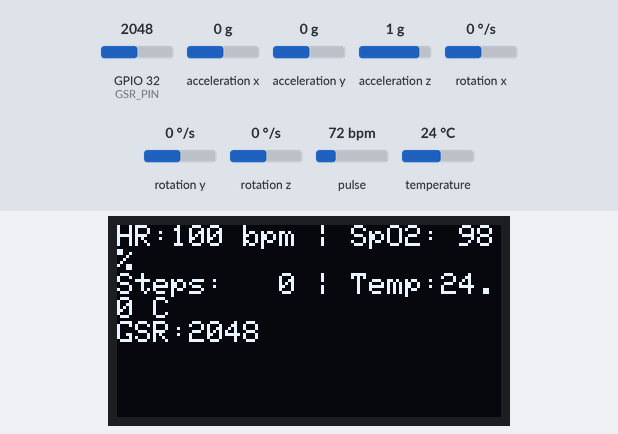
A sketch run on a simulated ESP32. On the bench: 128×64 one-colour display. The test bench sets the inputs (shaded band); at power-on: GPIO 32 (GSR_PIN) = 2048, acceleration x 0 g, acceleration y 0 g, acceleration z 1 g, rotation x 0 °/s, rotation y 0 °/s, rotation z 0 °/s, pulse 72 bpm, temperature 24 °C. Nothing arrives over Bluetooth unless stated; what the sketch prints to the serial monitor is not drawn.

Above: at 12.1 s.

The sketch:

main.ino
```cpp
#include <Wire.h>
#include <Adafruit_SSD1306.h>
#include <MAX30105.h>
#include <Adafruit_MPU6050.h>
#include <Adafruit_Sensor.h>
#include <Adafruit_BMP085.h>
#include "heartRate.h"
#include "BluetoothSerial.h"

#define SCREEN_WIDTH 128
#define SCREEN_HEIGHT 64
#define OLED_RESET -1

Adafruit_SSD1306 display(SCREEN_WIDTH, SCREEN_HEIGHT, &Wire, OLED_RESET);

MAX30105 max30102;
Adafruit_MPU6050 mpu;
Adafruit_BMP085 bmp;
const int GSR_PIN = 32;
BluetoothSerial SerialBT;
unsigned long lastUpdateTime = 0;
const long updateInterval = 12000;
unsigned long lastSampleTime = 0;
const long sampleInterval = 500;
const byte RATE_SIZE = 4;
byte rates[RATE_SIZE];
byte rateSpot = 0;
long lastBeat = 0;
float beatsPerMinute = 0;
int beatAvg = 0;
int stepCount = 0;
float stepThreshold = 1.6;
float noiseThreshold = 0.3;
float prevMagnitude = 0;
unsigned long lastStepTime = 0;
const long stepDelay = 250;
float heartRateSum = 0;
float spo2Sum = 0;
float gsrSum = 0;
float temperatureSum = 0;
int sampleCount = 0;
void initializeSensors() {
  Serial.begin(115200);
  SerialBT.begin("ESP32_BT");
  Serial.println("Bluetooth Started");

  if (!display.begin(SSD1306_SWITCHCAPVCC, 0x3C)) {
    Serial.println("❌ Failed to initialize OLED");
    while (1);
  }
  display.clearDisplay();
  display.setTextSize(1);
  display.setTextColor(SSD1306_WHITE);
  display.display();
  pinMode(GSR_PIN, INPUT);
  if (!max30102.begin(Wire, I2C_SPEED_FAST)) {
    Serial.println("❌ Failed to initialize MAX30102");
    while (1);
  }
  max30102.setup();
  if (!mpu.begin()) {
    Serial.println("❌ Failed to initialize MPU6050");
    while (1);
  }
  mpu.setAccelerometerRange(MPU6050_RANGE_8_G);
  mpu.setGyroRange(MPU6050_RANGE_500_DEG);
  mpu.setFilterBandwidth(MPU6050_BAND_21_HZ);
  if (!bmp.begin()) {
    Serial.println("❌ Failed to initialize BMP180");
    while (1);
  }
  Serial.println("✅ All Sensors Initialized");
}
int readGSR() {
  long sum = 0;
  for (int i = 0; i < 10; i++) {
    int gsrRaw = analogRead(GSR_PIN);
    sum += gsrRaw;
    delay(5);
  }
  return sum / 10;
}
void readMAX30102() {
  long irValue = max30102.getIR();
  long redValue = max30102.getRed();
  int currentHR = map(irValue, 50000, 100000, 60, 100);
  int currentSpO2 = map(redValue, 50000, 100000, 90, 100);
  heartRateSum += currentHR;
  spo2Sum += currentSpO2;
}
float getTemperature() {
  return bmp.readTemperature();
}
float calculateMagnitude(float x, float y, float z) {
  return sqrt(x * x + y * y + z * z);
}
bool detectStep(float magnitude) {
  magnitude = (magnitude + prevMagnitude) / 2;
  if (abs(magnitude - prevMagnitude) > stepThreshold && abs(magnitude - prevMagnitude) > noiseThreshold) {
    long currentTime = millis();
    if (currentTime - lastStepTime > stepDelay) {
      lastStepTime = currentTime;
      prevMagnitude = magnitude;
      return true;
    }
  }
  prevMagnitude = magnitude;
  return false;
}
void readMPU6050() {
  sensors_event_t a, g, temp;
  mpu.getEvent(&a, &g, &temp);
  float acc_x = a.acceleration.x;
  float acc_y = a.acceleration.y;
  float acc_z = a.acceleration.z;
  float acc_magnitude = calculateMagnitude(acc_x, acc_y, acc_z);
  if (detectStep(acc_magnitude)) {
    stepCount++;
  }
}
void takeSample() {
  readMAX30102();
  gsrSum += readGSR();
  temperatureSum += getTemperature();
  sampleCount++;
}
void displayData(int avgHR, int avgSpO2, int avgGSR, float avgTemp, int steps) {
  display.clearDisplay();
  display.setCursor(0, 0);
  display.printf("HR:%3d bpm | SpO2:%3d%%", avgHR, avgSpO2);
  display.setCursor(0, 16);
  display.printf("Steps:%4d | Temp:%.1f C", steps, avgTemp);
  display.setCursor(0, 32);
  display.printf("GSR:%4d", avgGSR);
  display.display();
}
void sendDataViaBluetooth(int avgHR, int avgSpO2, int avgGSR, float avgTemp, int steps) {
  SerialBT.printf("HR:%d bpm, SpO2:%d%%, Steps:%d, Temp:%.1f C, GSR:%d\n",
                 avgHR, avgSpO2, steps, avgTemp, avgGSR);
}
void setup() {
  initializeSensors();
}
void loop() {
  unsigned long currentTime = millis();
  readMPU6050();
  if (currentTime - lastSampleTime >= sampleInterval) {
    takeSample();
    lastSampleTime = currentTime;
  }
  if (currentTime - lastUpdateTime >= updateInterval) {
    int avgHeartRate = sampleCount > 0 ? heartRateSum / sampleCount : 0;
    int avgSpO2 = sampleCount > 0 ? spo2Sum / sampleCount : 0;
    int avgGSR = sampleCount > 0 ? gsrSum / sampleCount : 0;
    float avgTemperature = sampleCount > 0 ? temperatureSum / sampleCount : 0;
    displayData(avgHeartRate, avgSpO2, avgGSR, avgTemperature, stepCount);
    sendDataViaBluetooth(avgHeartRate, avgSpO2, avgGSR, avgTemperature, stepCount);
    heartRateSum = 0;
    spo2Sum = 0;
    gsrSum = 0;
    temperatureSum = 0;
    sampleCount = 0;
    stepCount = 0;

    lastUpdateTime = currentTime;
  }
}
```
